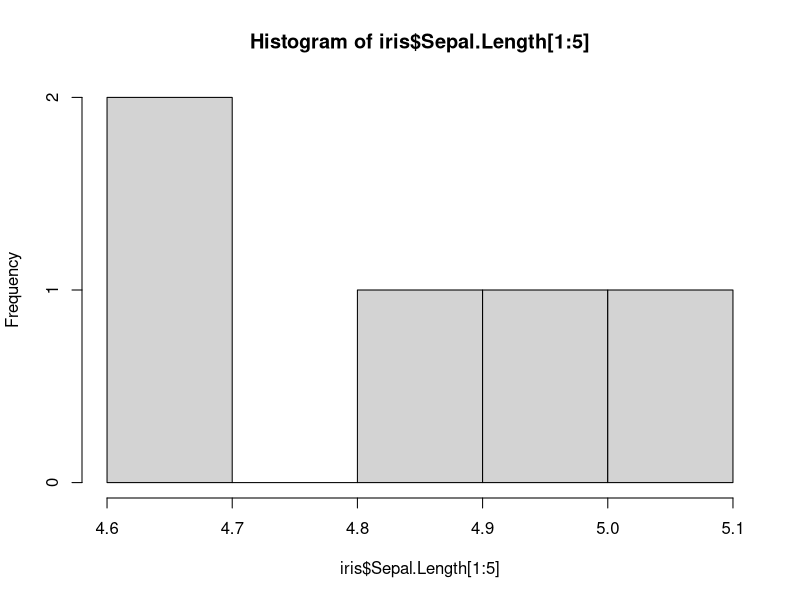
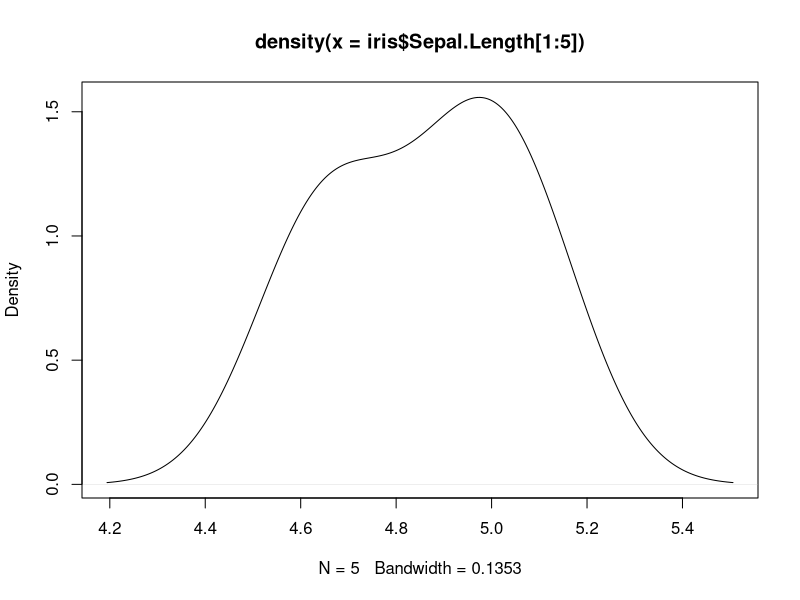
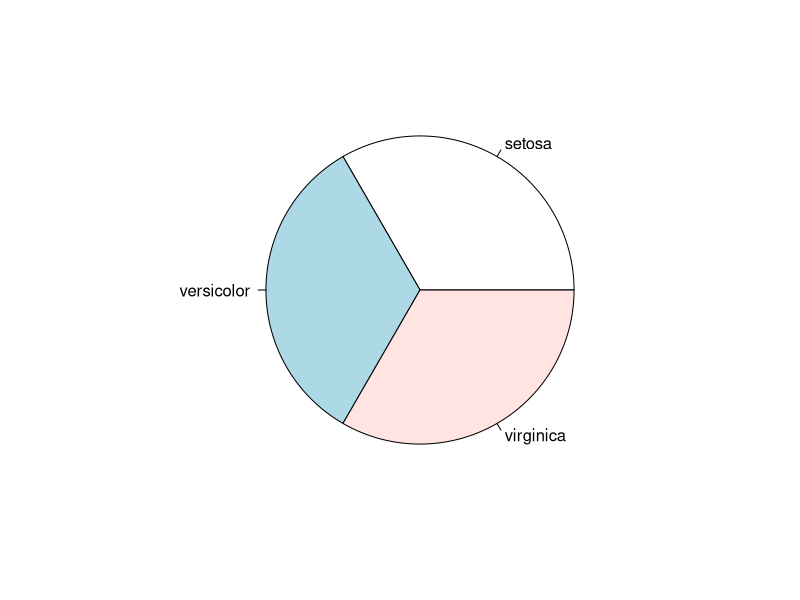

The R script that drew these images, in order:
library(datasets)
hist(iris$Sepal.Length[1:5])
gra<-density(iris$Sepal.Length[1:5])
plot(gra)
pie(table(iris$Species))




